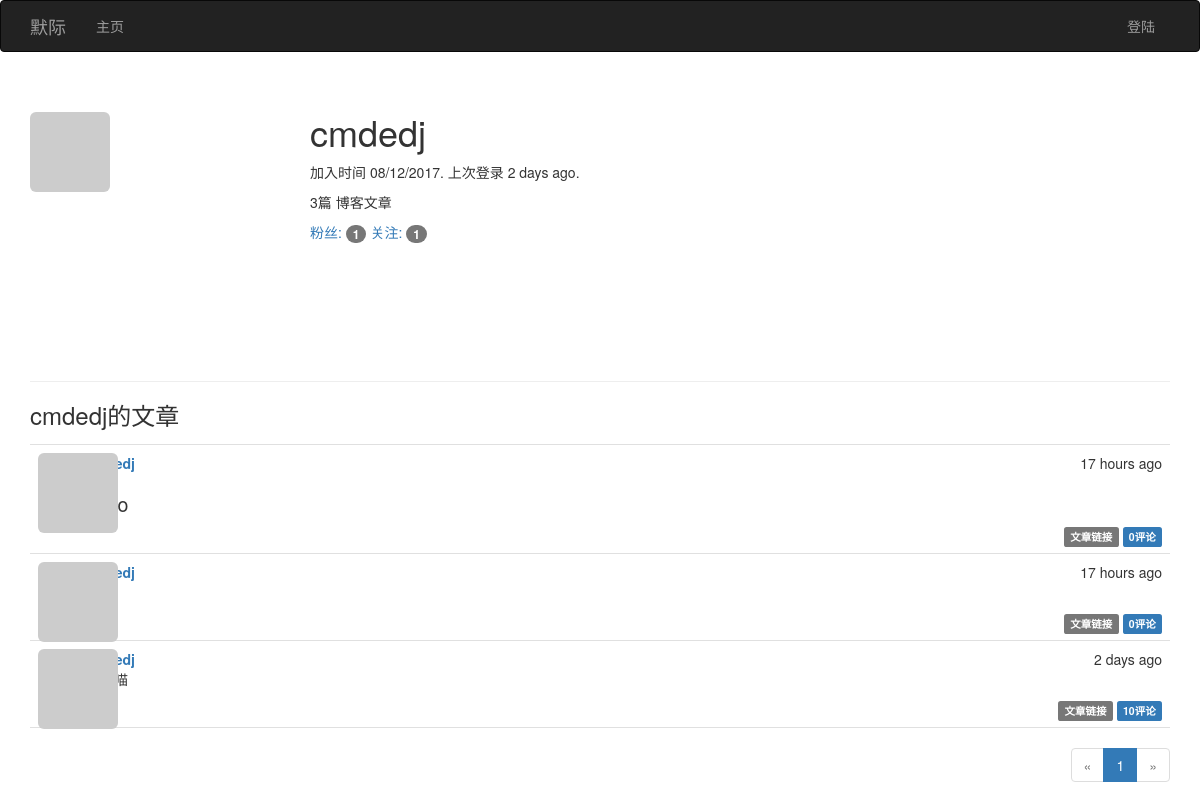
The app's page /user/cmdedj, older data.
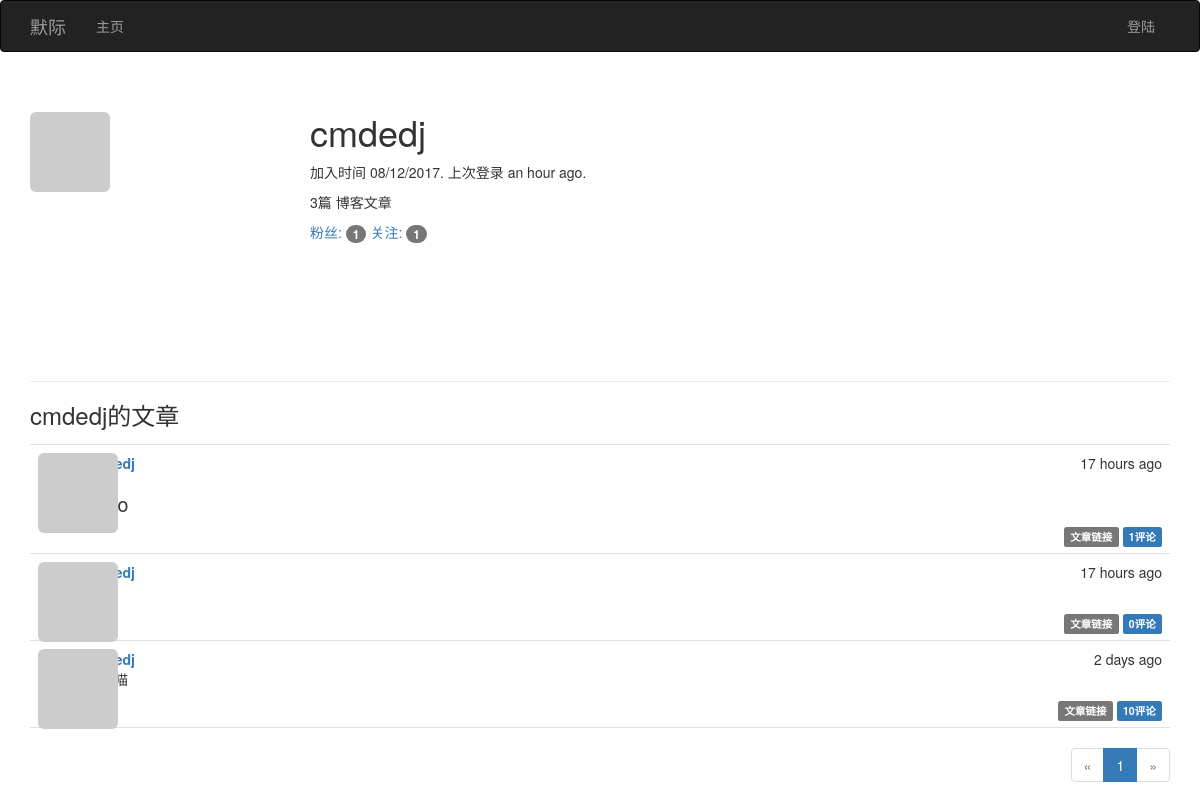
The same page, newer data.
### app/models.py (models this page shows, shortened)
class User(UserMixin, db.Model):
	__tablename__ = 'users'
	id = db.Column(db.Integer, primary_key=True)
	email = db.Column(db.String(64), unique=True, index=True)
	username = db.Column(db.String(64), unique=True, index=True)
	password_hash = db.Column(db.String(128))
	role_id = db.Column(db.Integer, db.ForeignKey('roles.id'))
	confirmed = db.Column(db.Boolean, default=False)
	name = db.Column(db.String(64))
	location = db.Column(db.String(64))
	about_me = db.Column(db.Text())
	member_since = db.Column(db.DateTime(), default=datetime.utcnow)
	last_seen = db.Column(db.DateTime(), default=datetime.utcnow)
	avatar_hash = db.Column(db.String(32))
	posts = db.relationship('Post', backref='author', lazy='dynamic')
	comments = db.relationship('Comment', backref='author', lazy='dynamic')
	followed = db.relationship('Follow',
							   foreign_keys=[Follow.follower_id],
							   backref=db.backref('follower', lazy='joined'),
							   lazy='dynamic',
							   cascade='all, delete-orphan')
	followers = db.relationship('Follow',
								foreign_keys=[Follow.followed_id],
								backref=db.backref('followed', lazy='joined'),
								lazy='dynamic',
								cascade='all, delete-orphan')
	@property
	def password(self):
		raise AttributeError('password is not a readable attribute')
	def gravatar(self, size=100, default='identicon', rating='g'):
		if request.is_secure:
			url = 'https://secure.gravatar.com/avatar'
		else:
			url = 'http://www.gravatar.com/avatar'
		hash = self.avatar_hash or hashlib.md5(self.email.encode('utf-8')).hexdigest()
		return '{url}/{hash}?s={size}&d={default}&r={rating}'.format(url=url, hash=hash, size=size, default=default, rating=rating)

class Post(db.Model):
	__tablename__ = 'posts'
	id = db.Column(db.Integer, primary_key=True)
	body = db.Column(db.Text)
	timestamp = db.Column(db.DateTime, index=True, default=datetime.utcnow)
	author_id = db.Column(db.Integer, db.ForeignKey('users.id'))
	body_html = db.Column(db.Text)
	comments = db.relationship('Comment', backref='post', lazy='dynamic')

### app/main/views.py (the view)
@main.route('/user/<username>')
def user(username):
    user = User.query.filter_by(username=username).first()
    if user is None:
        abort(404)
    page = request.args.get('page', 1, type=int)
    pagination = user.posts.order_by(Post.timestamp.desc()).paginate(page, per_page=current_app.config['FLASKY_POSTS_PER_PAGE'], error_out=False)
    posts = pagination.items
    return render_template('user.html', user=user, posts=posts, pagination=pagination)

### app/auth/views.py (called while the page is built)
@auth.before_app_request
def before_request():
	if current_user.is_authenticated \
			and not current_user.confirmed \
			and request.endpoint[:5] != 'auth.' \
			and request.endpoint != 'static':
		return redirect(url_for('auth.unconfirmed'))

@auth.before_app_request
def before_request():
	if current_user.is_authenticated:
		current_user.ping()
		if not current_user.confirmed and request.endpoint[:5] != 'auth.':
			return redirect(url_for('auth.unconfirmed'))

### app/main/__init__.py (called while the page is built)
@main.app_context_processor
def inject_permissions():
	return dict(Permission=Permission)

### app/models.py (called while the page is built)
	def can(self, permissions):
		return False

	def is_administrator(self):
		return False

### app/templates/user.html (shortened to what this page needs)
{% extends "base.html" %}
{% import "_macros.html" as macros %}
{% block page_content %}
<div class="page-header">
    <img class="img-rounded profile-thumbnail" src="{{ user.gravatar(size=256) }}">
    <div class="profile-header">
        <h1>{{ user.username }}</h1>
        <p>加入时间 {{ moment(user.member_since).format('L') }}. 上次登录 {{ moment(user.last_seen).fromNow() }}.</p>
        <p>{{ user.posts.count() }}篇 博客文章</p>
        <p>
            <a href="{{ url_for('.followers', username=user.username) }}">粉丝: <span class="badge">{{ user.followers.count() - 1 }}</span></a>
            <a href="{{ url_for('.followed_by', username=user.username) }}">关注: <span class="badge">{{ user.followed.count() - 1 }}</span></a>
        </p>
    </div>
</div>
<h3>{{ user.username }}的文章</h3>
{% include '_posts.html' %}
{% if pagination %}
<div class="pagination">
{{ macros.pagination_widget(pagination, '.index') }}
</div>
{% endif %}
{% endblock %}

### app/templates/_posts.html (shortened to what this page needs)
<ul class="posts">
    {% for post in posts %}
    <li class="post">
        <div class="post-thumbnail">
            <a href="{{ url_for('.user', username=post.author.username) }}">
                <img class="img-rounded profile-thumbnail" src="{{ post.author.gravatar(size=40) }}">
            </a>
        </div>
        <div class="post-content">
            <div class="post-date">{{ moment(post.timestamp).fromNow() }}</div>
            <div class="post-author"><a href="{{ url_for('.user', username=post.author.username) }}">{{ post.author.username }}</a></div>
            <div class="post-body">
			{% if post.body_html %}
				{{ post.body_html | safe }}
			{% else %}
				{{ post.body }}
			{% endif %}
			</div>
			<div class="post-footer">
                <a href="{{ url_for('.post', id=post.id) }}">
                    <span class="label label-default">文章链接</span>
                </a>
				<a href="{{ url_for('.post', id=post.id) }}#comments"><span class="label label-primary">{{ post.comments.count() }}评论</span> 				</a>
            </div>
        </div>
    </li>
    {% endfor %}
</ul>

Row changes from the older to the newer data that the page shows:
changed User "cmdedj": last_seen "2 days ago" → "an hour ago"
computed for Post (number 1 of 3 on the later page): comments.count "0" → "1"
